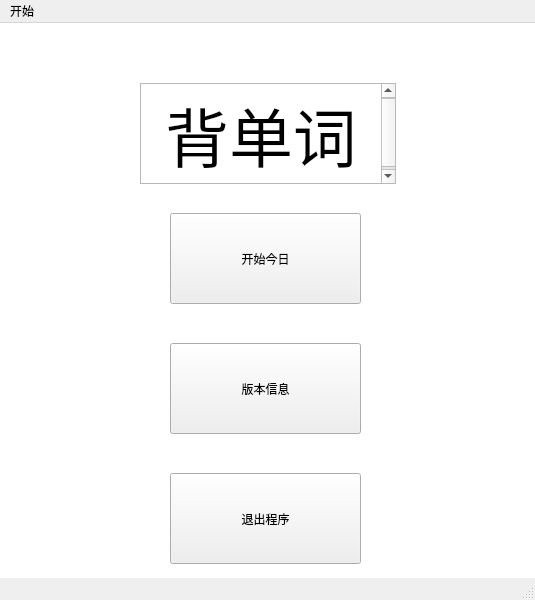
<?xml version="1.0" encoding="UTF-8"?>
<ui version="4.0">
 <class>MainWindow</class>
 <widget class="QMainWindow" name="MainWindow">
  <property name="geometry">
   <rect>
    <x>0</x>
    <y>0</y>
    <width>535</width>
    <height>600</height>
   </rect>
  </property>
  <property name="windowTitle">
   <string>MainWindow</string>
  </property>
  <widget class="QWidget" name="centralwidget">
   <widget class="QTextBrowser" name="Remember">
    <property name="geometry">
     <rect>
      <x>140</x>
      <y>60</y>
      <width>256</width>
      <height>101</height>
     </rect>
    </property>
    <property name="html">
     <string>&lt;!DOCTYPE HTML PUBLIC &quot;-//W3C//DTD HTML 4.0//EN&quot; &quot;http://www.w3.org/TR/REC-html40/strict.dtd&quot;&gt;
&lt;html&gt;&lt;head&gt;&lt;meta name=&quot;qrichtext&quot; content=&quot;1&quot; /&gt;&lt;style type=&quot;text/css&quot;&gt;
p, li { white-space: pre-wrap; }
&lt;/style&gt;&lt;/head&gt;&lt;body style=&quot; font-family:'SimSun'; font-size:9pt; font-weight:400; font-style:normal;&quot;&gt;
&lt;p align=&quot;center&quot; style=&quot; margin-top:0px; margin-bottom:0px; margin-left:0px; margin-right:0px; -qt-block-indent:0; text-indent:0px;&quot;&gt;&lt;span style=&quot; font-size:48pt;&quot;&gt;背单词&lt;/span&gt;&lt;/p&gt;&lt;/body&gt;&lt;/html&gt;</string>
    </property>
   </widget>
   <widget class="QPushButton" name="pushButtonToday">
    <property name="geometry">
     <rect>
      <x>170</x>
      <y>190</y>
      <width>191</width>
      <height>91</height>
     </rect>
    </property>
    <property name="text">
     <string>开始今日</string>
    </property>
   </widget>
   <widget class="QPushButton" name="pushButtonVersion">
    <property name="geometry">
     <rect>
      <x>170</x>
      <y>320</y>
      <width>191</width>
      <height>91</height>
     </rect>
    </property>
    <property name="text">
     <string>版本信息</string>
    </property>
   </widget>
   <widget class="QGraphicsView" name="graphicsView">
    <property name="geometry">
     <rect>
      <x>-10</x>
      <y>-10</y>
      <width>551</width>
      <height>571</height>
     </rect>
    </property>
   </widget>
   <widget class="QPushButton" name="pushButtonExit">
    <property name="geometry">
     <rect>
      <x>170</x>
      <y>450</y>
      <width>191</width>
      <height>91</height>
     </rect>
    </property>
    <property name="text">
     <string>退出程序</string>
    </property>
   </widget>
   <zorder>graphicsView</zorder>
   <zorder>Remember</zorder>
   <zorder>pushButtonToday</zorder>
   <zorder>pushButtonVersion</zorder>
   <zorder>pushButtonExit</zorder>
  </widget>
  <widget class="QMenuBar" name="menubar">
   <property name="geometry">
    <rect>
     <x>0</x>
     <y>0</y>
     <width>535</width>
     <height>26</height>
    </rect>
   </property>
   <widget class="QMenu" name="menu">
    <property name="title">
     <string>开始</string>
    </property>
   </widget>
   <addaction name="menu"/>
  </widget>
  <widget class="QStatusBar" name="statusbar"/>
 </widget>
 <resources/>
 <connections/>
</ui>
